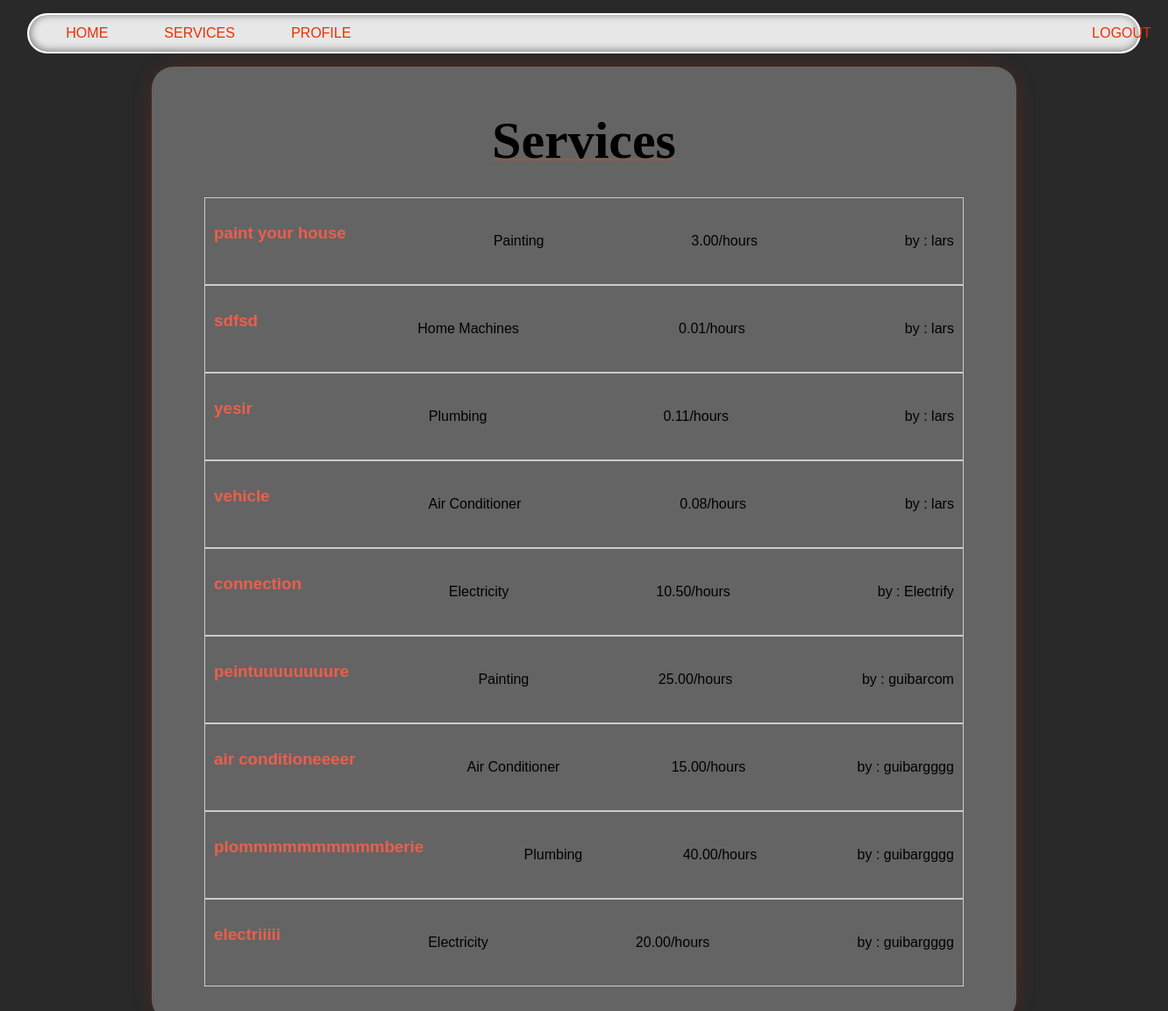
Screenshot of /services/ (signed in) with the database file from the repository.
### services/models.py (models this page shows, shortened)
class Service(models.Model):
    company = models.ForeignKey(Company, on_delete=models.CASCADE)
    name = models.CharField(max_length=40)
    name_company = models.CharField(max_length=60)
    description = models.TextField()
    price_hour = models.DecimalField(decimal_places=2, max_digits=100)
    choices = (
        ('Air Conditioner', 'Air Conditioner'),
        ('Carpentry', 'Carpentry'),
        ('Electricity', 'Electricity'),
        ('Gardening', 'Gardening'),
        ('Home Machines', 'Home Machines'),
        ('House Keeping', 'House Keeping'),
        ('Interior Design', 'Interior Design'),
        ('Locks', 'Locks'),
        ('Painting', 'Painting'),
        ('Plumbing', 'Plumbing'),
        ('Water Heaters', 'Water Heaters'),
    )
    field = models.CharField(max_length=30, blank=False,
                             null=False, choices=choices)
    date = models.DateTimeField(auto_now=True, null=False)

### services/views.py (the view)
# urls.py: path('', v.service_list, name='services_list'),
@login_required  # This decorator ensures the user is logged in to access this view
def service_list(request):
    services = Service.objects.all().order_by("-date")
    return render(request, 'services/list.html', {'services': services})  # Render the service list template

### services/templates/services/list.html (shortened to what this page needs)
{% extends 'main/base.html' %}
{% block content %}
    <p class="title">Services</p>
    <div class='services_list'>
        {% if services %}
          {% for service in services %}
          <div class="service">
            <a href="{% url 'index' service.id %}"><h3>{{ service.name }}</h3></a>
            <p class="field">{{ service.field }}</p>
            <p>{{ service.price_hour }}/hours</p>
            <p class="company-name">by :  {{ service.name_company }}</p>
          </div>
          {% endfor %}
        {% else %}
          <h2>Sorry No services available yet</h2>
        {% endif %}
    </div>
{% endblock %}

### static/css/style.css (style rules this page uses)
body { background: #292929; font-family: 'Lexend Exa', sans-serif; padding: 0; margin: 0; }
a { color: #ee5e4b; text-decoration: none; }
.content p { text-align: center; margin: 30px 0px; white-space: pre-line; }
.title { text-align: center; font-family: 'Times New Roman', Times, serif; font-size: 60px; font-weight: bold; text-decoration: 2px underline; text-decoration-color: rgba(255, 68, 0, 0.37); }
.services_list { padding: 0; margin-bottom: 20px; }
.service { display: flex; justify-content: space-between; padding: 10px; border: 1px solid #ccc; }
.service p.company-name { text-align: right; }

### rows the page displays
Service: name "paint your house", field "Painting", price_hour "3.00", name_company "lars"
Service: name "sdfsd", field "Home Machines", price_hour "0.01", name_company "lars"
Service: name "yesir", field "Plumbing", price_hour "0.11", name_company "lars"
Service: name "vehicle", field "Air Conditioner", price_hour "0.08", name_company "lars"
Service: name "connection", field "Electricity", price_hour "10.50", name_company "Electrify"
Service: name "peintuuuuuuuure", field "Painting", price_hour "25.00", name_company "guibarcom"
Service: name "air conditioneeeer", field "Air Conditioner", price_hour "15.00", name_company "guibargggg"
Service: name "plommmmmmmmmmberie", field "Plumbing", price_hour "40.00", name_company "guibargggg"
Service: name "electriiiii", field "Electricity", price_hour "20.00", name_company "guibargggg"
